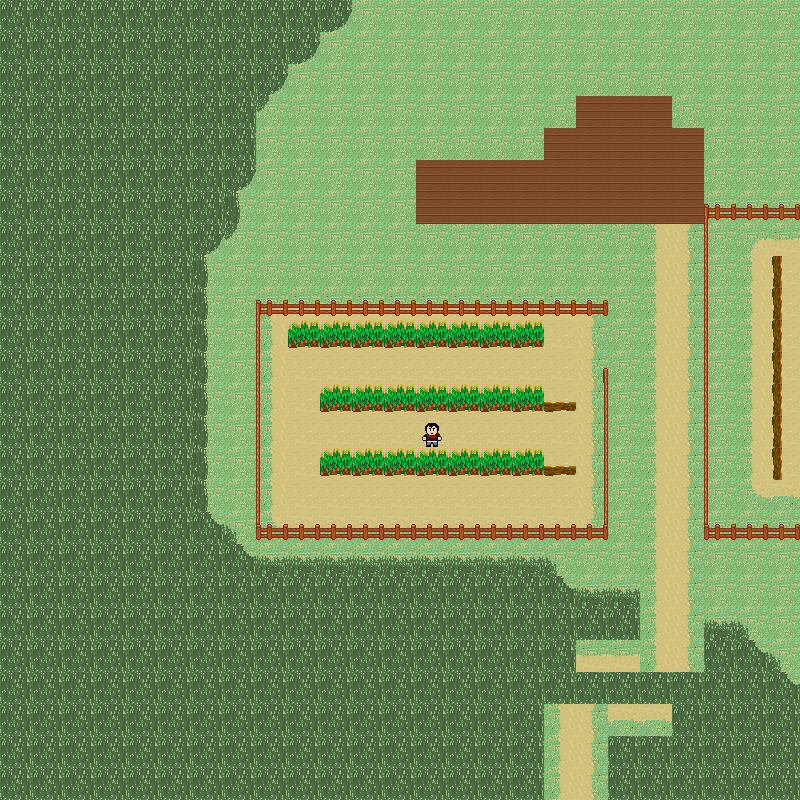

Rendered tile map (Tiled .tmx) drawn with the repository's tilesets; below, a short description and the map source with its tile grids summarised:
An orthogonal 25x25 tile map with 32x32 px tiles, 5 tile layers (Ground Layer, Ground Layer 2, Wall Layer, Player Layer, ...), 2 tilesets.

<map version="1.0" orientation="orthogonal" renderorder="right-down" width="25" height="25" tilewidth="32" tileheight="32" nextobjectid="1">
 <tileset firstgid="1" name="Leon" tilewidth="32" tileheight="32">
  <image source="Leon.png" width="96" height="128" />
  <tile id="1">
   <animation>
    <frame tileid="1" duration="400" />
    <frame tileid="2" duration="400" />
    <frame tileid="1" duration="400" />
    <frame tileid="0" duration="400" />
   </animation>
  </tile>
 </tileset>
 <tileset firstgid="13" name="Ramsestileset" tilewidth="32" tileheight="32">
  <image source="Ramsestileset.png" width="480" height="800" />
 </tileset>
 <layer name="Ground Layer" width="25" height="25">
  <data>[625 cells, 625 non-empty, 2 distinct tile ids]</data>
 </layer>
 <layer name="Ground Layer 2" width="25" height="25">
  <data>[625 cells, 422 non-empty, 10 distinct tile ids]</data>
 </layer>
 <layer name="Wall Layer" width="25" height="25">
  <data>[625 cells, 26 non-empty, 1 distinct tile ids]</data>
 </layer>
 <layer name="Player Layer" width="25" height="25">
  <data>[625 cells, 2 non-empty, 2 distinct tile ids]</data>
 </layer>
 <layer name="Above Layer" width="25" height="25">
  <data>[625 cells, 70 non-empty, 7 distinct tile ids]</data>
 </layer>
</map>
